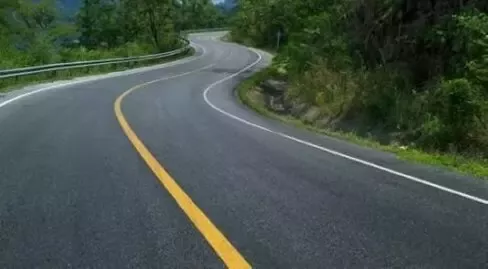
#> input picture line_detection.jpg, 488 x 269 px
$ python lineD.py
#> lines starting #> are read from the running program, lines starting #| are printed output that depends on the picture; after the words box and inside, x2 and y2 are one past the last pixel; in counts of white or black regions, pixels touching at a corner belong together
# A program using OpenCV to detect yellow and white lines on the image of a road.

import cv2
import numpy as np
import matplotlib.pyplot as plt

img = cv2.imread('line_detection.jpg') # To read the image given
#> img is the input picture: shape (269, 488, 3); mean B, G, R 72.8, 81, 69.4
img_gray = cv2.cvtColor(img, cv2.COLOR_BGR2GRAY) # To convert original image to a gray-scaled image
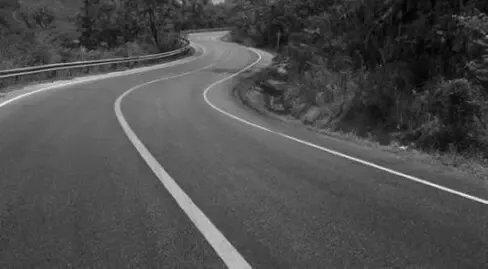
#> img_gray: shape (269, 488); min 1, max 243, mean 76.6

ret, mask = cv2.threshold(img_gray,160,255,cv2.THRESH_BINARY)
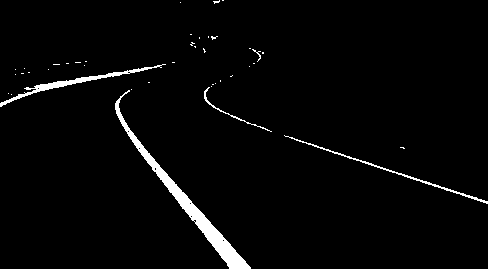
#> mask: shape (269, 488); 2.6% white; 41 white regions (36 under 20 px), largest, box (x1, y1, x2, y2) and area: (115, 90, 251, 269) 2085, (0, 64, 166, 107) 681, (284, 135, 488, 204) 426, (204, 87, 272, 132) 140, (252, 49, 261, 62) 27
 # Converts all points in gray-scaled image having pixel value >160 to 255 and rest all points to 0

location = np.where(mask == 255)
#> location = 3475 positions, rows 0 to 268, columns 0 to 487
# To filter out all the locations in the image having pixel value of 255(as converted by the cv2.threshold function)

for point in zip(*location[::-1]):
    cv2.circle(img, point, 1, (0,0,255)) # To create a red coloured circle at points given by the 'location' parameter
#> this loop made 3475 passes
#> point on passes 1 to 3: (219, 0), (222, 0), (223, 0)
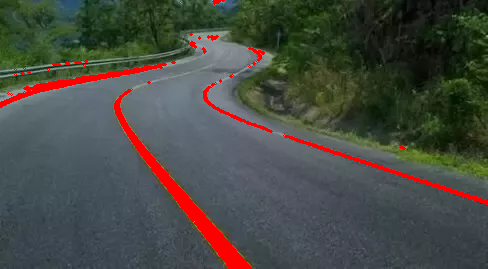
#> img: shape (269, 488, 3); 3.87% of pixels changed, all inside (x1, y1, x2, y2) = (0, 0, 488, 269)

cv2.imshow('image',img) # To show the image
cv2.waitKey(0)
cv2.destroyAllWindows()
